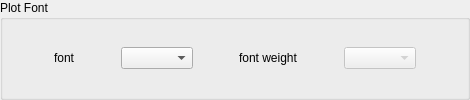
           <widget class="QGroupBox" name="groupBox_22">
            <property name="title">
             <string>Plot Font</string>
            </property>
            <layout class="QVBoxLayout" name="verticalLayout_2">
             <item>
              <layout class="QGridLayout" name="gridLayout_2" columnstretch="1,0,0,0,0,0,0,0,0">
               <item row="0" column="1">
                <widget class="QLabel" name="label69">
                 <property name="text">
                  <string>font</string>
                 </property>
                </widget>
               </item>
               <item row="0" column="3">
                <widget class="QComboBox" name="fontCombo"/>
               </item>
               <item row="0" column="4">
                <spacer name="horizontalSpacer_54">
                 <property name="orientation">
                  <enum>Qt::Horizontal</enum>
                 </property>
                 <property name="sizeHint" stdset="0">
                  <size>
                   <width>40</width>
                   <height>20</height>
                  </size>
                 </property>
                </spacer>
               </item>
               <item row="0" column="5">
                <widget class="QLabel" name="label_7">
                 <property name="text">
                  <string>font weight</string>
                 </property>
                </widget>
               </item>
               <item row="0" column="2">
                <spacer name="horizontalSpacer_40">
                 <property name="orientation">
                  <enum>Qt::Horizontal</enum>
                 </property>
                 <property name="sizeHint" stdset="0">
                  <size>
                   <width>40</width>
                   <height>20</height>
                  </size>
                 </property>
                </spacer>
               </item>
               <item row="0" column="0">
                <spacer name="horizontalSpacer_58">
                 <property name="orientation">
                  <enum>Qt::Horizontal</enum>
                 </property>
                 <property name="sizeHint" stdset="0">
                  <size>
                   <width>40</width>
                   <height>20</height>
                  </size>
                 </property>
                </spacer>
               </item>
               <item row="0" column="8">
                <spacer name="horizontalSpacer_59">
                 <property name="orientation">
                  <enum>Qt::Horizontal</enum>
                 </property>
                 <property name="sizeHint" stdset="0">
                  <size>
                   <width>40</width>
                   <height>20</height>
                  </size>
                 </property>
                </spacer>
               </item>
               <item row="0" column="7">
                <widget class="QComboBox" name="fontWeightCombo">
                 <property name="enabled">
                  <bool>false</bool>
                 </property>
                </widget>
               </item>
               <item row="0" column="6">
                <spacer name="horizontalSpacer_101">
                 <property name="orientation">
                  <enum>Qt::Horizontal</enum>
                 </property>
                 <property name="sizeHint" stdset="0">
                  <size>
                   <width>40</width>
                   <height>20</height>
                  </size>
                 </property>
                </spacer>
               </item>
              </layout>
             </item>
            </layout>
           </widget>
